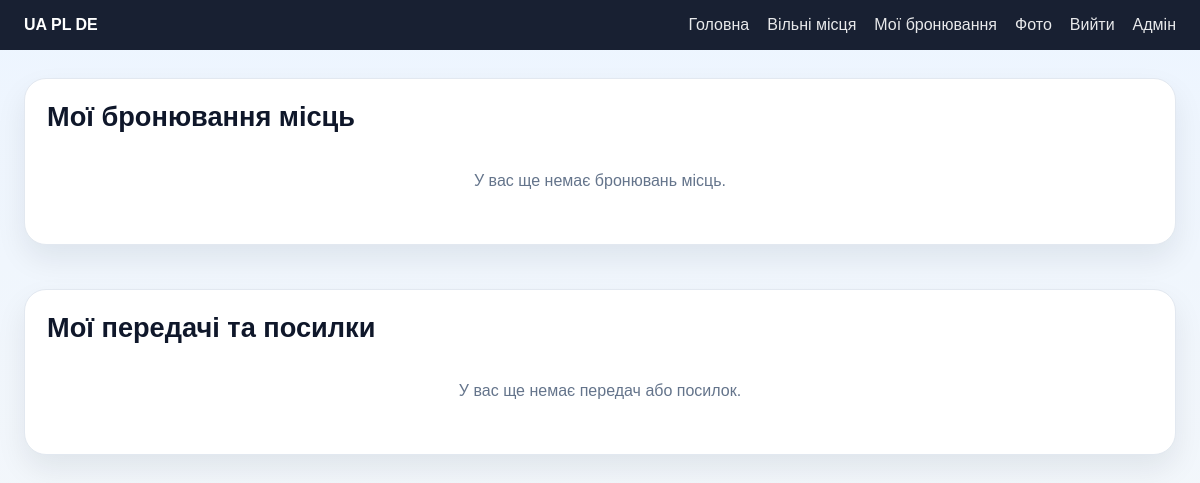
/my-bookings/ (signed in), run on an earlier commit of the app's database.
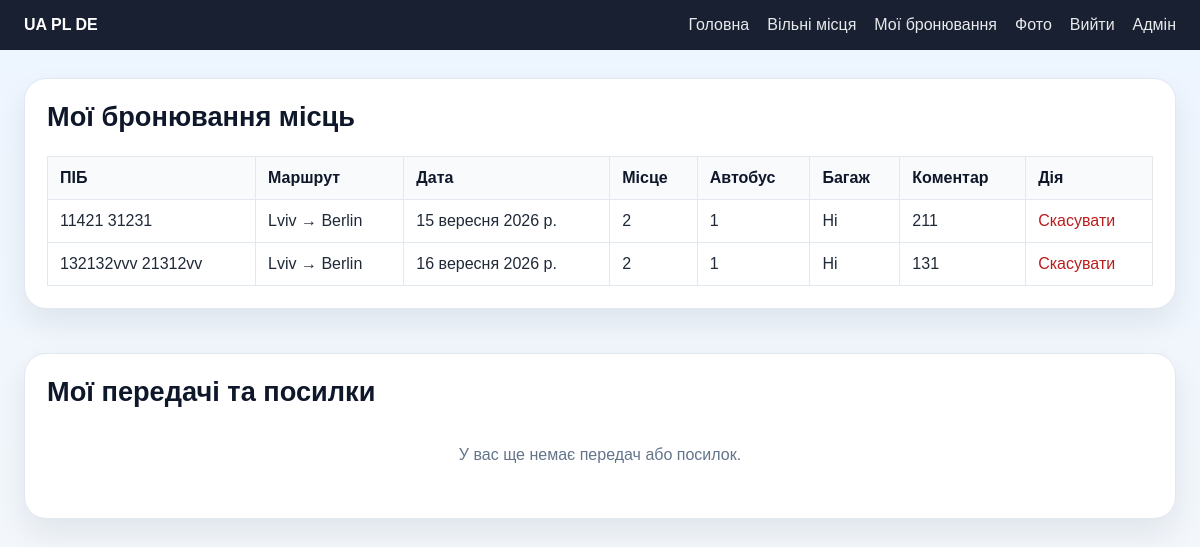
And on a later commit of the database.
### Transportation_APP/models.py (models this page shows, shortened)
class Booking(models.Model):
    user = models.ForeignKey(settings.AUTH_USER_MODEL, on_delete=models.CASCADE, related_name="bookings")
    first_name = models.CharField(max_length=60)
    last_name = models.CharField(max_length=60)
    phone = models.CharField(max_length=20)
    from_city = models.CharField(max_length=60, choices=CITY_CHOICES)
    to_city = models.CharField(max_length=60, choices=CITY_CHOICES)
    pickup_location = models.CharField(max_length=255, default="")
    dropoff_location = models.CharField(max_length=255, default="")
    departure_date = models.DateField()
    bus_number = models.PositiveIntegerField(default=1)
    seat_number = models.PositiveIntegerField(default=1)
    baggage = models.BooleanField(default=False)
    comments = models.TextField(blank=True, default="")
    created_at = models.DateTimeField(auto_now_add=True)
    class Meta:
        ordering = ["departure_date", "bus_number", "seat_number"]

### Transportation_APP/views.py (the view)
# urls.py: path('my-bookings/', views.my_bookings_page, name='my_bookings'),
@login_required(login_url="/auth/login/")
def my_bookings_page(request):
    bookings = Booking.objects.filter(user=request.user).order_by("departure_date", "seat_number")
    posts = Post.objects.filter(user=request.user).order_by("departure_date", "bus_number")
    return render(request, "mybooking.html", {"bookings": bookings, "posts": posts})

### templates/mybooking.html (shortened to what this page needs)
{% extends 'base.html' %}
{% block content %}
<div class="bookings-container">
    <div class="card">
        <h2>Мої бронювання місць</h2>
        {% if bookings %}
            <table>
                <thead>
                    <tr>
                        <th>ПІБ</th>
                        <th>Маршрут</th>
                        <th>Дата</th>
                        <th>Місце</th>
                        <th>Автобус</th>
                        <th>Багаж</th>
                        <th>Коментар</th>
                        <th>Дія</th>
                    </tr>
                </thead>
                <tbody>
                    {% for booking in bookings %}
                        <tr>
                            <td>{{ booking.first_name }} {{ booking.last_name }}</td>
                            <td>{{ booking.from_city }} → {{ booking.to_city }}</td>
                            <td>{{ booking.departure_date }}</td>
                            <td>{{ booking.seat_number }}</td>
                            <td>{{ booking.bus_number }}</td>
                            <td>{% if booking.baggage %}Так{% else %}Ні{% endif %}</td>
                            <td>{{ booking.comments|truncatewords:5 }}</td>
                            <td>
                                <a href="/booking/cancel/{{ booking.id }}/" class="cancel-link">Скасувати</a>
                            </td>
                        </tr>
                    {% endfor %}
                </tbody>
            </table>
        {% else %}
            <p class="empty-message">У вас ще немає бронювань місць.</p>
        {% endif %}
    </div>
    <div class="card">
        <h2>Мої передачі та посилки</h2>
        {% if posts %}
            <table>
                <thead>
                    <tr>
                        <th>ПІБ</th>
                        <th>Маршрут</th>
                        <th>Дата</th>
                        <th>Вага (кг)</th>
                        <th>Автобус</th>
                        <th>Коментар</th>
                        <th>Дія</th>
                    </tr>
                </thead>
                <tbody>
                    {% for post in posts %}
                        <tr>
                            <td>{{ post.first_name }} {{ post.last_name }}</td>
                            <td>{{ post.from_city }} → {{ post.to_city }}</td>
                            <td>{{ post.departure_date }}</td>
                            <td>{{ post.weight_kg }}</td>
                            <td>{{ post.bus_number }}</td>
                            <td>{{ post.comments|truncatewords:5 }}</td>
                            <td>
                                <a href="/post/cancel/{{ post.id }}/" class="cancel-link">Скасувати</a>
                            </td>
                        </tr>
                    {% endfor %}
                </tbody>
            </table>
        {% else %}
            <p class="empty-message">У вас ще немає передач або посилок.</p>
        {% endif %}
    </div>
</div>
{% endblock %}

### templates/base.html (shortened to what this page needs)
<!DOCTYPE html>
<html lang="uk">
<head>
</head>
<body>
    <nav>
        <div class="nav-inner">
            <strong>UA PL DE</strong>
            <div class="nav-links">
                {% if user.is_authenticated %}
                    <a href="/home/">Головна</a>
                    <a href="/available-spots/">Вільні місця</a>
                    <a href="/my-bookings/">Мої бронювання</a>
                    <a href="/photos/">Фото</a>
                    <a href="/auth/logout/">Вийти</a>
                    {% if user.is_staff or user.is_superuser or user.groups.all %}
                        <a href="/secret/">Адмін</a>
                    {% endif %}
                {% else %}
                    <a href="/auth/login/">Логін</a>
                    <a href="/auth/register/">Реєстрація</a>
                {% endif %}
            </div>
        </div>
    </nav>
    <main class="container">
        {% block content %}{% endblock %}
    </main>
</body>
</html>

### templates/mybooking.html (style rules this page uses)
.bookings-container { display: grid; gap: 22px; }
.card { background: white; border-radius: 22px; padding: 22px; box-shadow: 0 14px 30px rgba(15, 23, 42, 0.08); border: 1px solid #e2e8f0; }
.card h2 { margin-top: 0; color: #0f172a; }
table { width: 100%; border-collapse: collapse; margin-top: 12px; }
thead { background: #f8fafc; }
th, td { padding: 12px; text-align: left; border-bottom: 1px solid #e2e8f0; }
th { font-weight: 700; color: #0f172a; }
a { color: #2563eb; text-decoration: none; }
.cancel-link { color: #b91c1c !important; }
.empty-message { color: #64748b; padding: 16px; text-align: center; }

What changed in the data, as far as the page shows it:
added Booking: first_name "11421", last_name "31231", from_city "Lviv", to_city "Berlin", departure_date "15 вересня 2026 р.", seat_number "2", bus_number "1", baggage "Ні", comments "211"
added Booking: first_name "132132vvv", last_name "21312vv", from_city "Lviv", to_city "Berlin", departure_date "16 вересня 2026 р.", seat_number "2", bus_number "1", baggage "Ні", comments "131"
Also different on the page:
text no longer shown: "У вас ще немає бронювань місць."
text now shown: "ПІБ Маршрут Дата Місце Автобус Багаж Коментар Дія"
